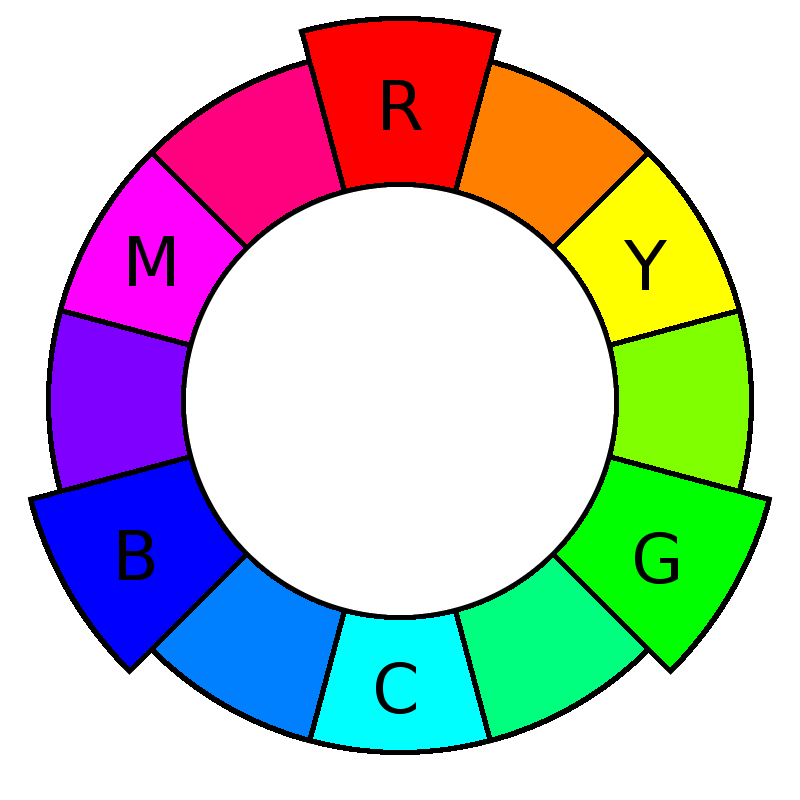
#> input picture Week6/rgb_color_wheel.png, 800 x 800 px, found by its file name
$ jupyter execute Sbj06_ColorTheory.ipynb
#> lines starting #> are read from the running program, lines starting #| are printed output that depends on the picture
### EE 421/521 Image Processing - Spring 2021-22

## Lecture 6 - Color Theory

#### 24 March 2022

In this lecture, you will learn the following:

1. How to display RGB colors in the CIE XYZ color space
2. How to convert from additive RGB color space to subtractive CMY color space
3. How to convert between RGB and HSV color spaces
4. How to convert between RGB and YCbCr (YUV) color spaces
5. Fourier analysis of YUV color bands

*Copyright (c) 2020-2022 by Arif Tanju Erdem*

[cell 1]
# import necessary packages

# reading/writing image files
from skimage import io
from skimage import color

# displaying images and plots
import matplotlib.pyplot as plt

# array operations
import numpy as np

# mathematical calculations
import math

# DFT calculations
from scipy import fftpack as ft

# histogram calculation
from skimage import exposure

# signal processing operations
from scipy import signal
from scipy.linalg import circulant

### **Part 1:** Displaying RGB colors in the CIE XYZ color space

[cell 2]
# 1. Construct and display the RGB triangle in the CIE XYZ Color Gamut

# set CIE XYZ image size
N = 256

# create an empty image to store the color gamut
img_cie_gamut = np.zeros((N,N,3))

# define transformation matrix
rgb2xyz = np.array([[0.449941,  0.316877,  0.181278],
                   [ 0.244768,  0.673364,  0.081868],
                   [ 0.025197,  0.141463,  0.906392]])

# go over all RGB colors (use steps of 4 to run faster)
step = 4
for R in range(0,256,step):
    for G in range(0,256,step):
        for B in range(0,256,step):

            if R == 0 and B == 0 and G == 0: continue

            RGB = np.array([R,G,B])
            XYZ = np.dot(rgb2xyz,RGB)

            X = XYZ[0]
            Y = XYZ[1]
            Z = XYZ[2]

            S = X+Y+Z
            x = X/S
            y = Y/S

            x_int = min(int(np.round(x*256,0)),255)
            y_int = min(int(np.round(y*256,0)),255)

            img_cie_gamut[y_int,x_int] = RGB

# end of loops

# set type as byte
img_cie_gamut = img_cie_gamut.astype('uint8')

# draw a diagonal line on the image
for n in range(N):
    img_cie_gamut[n,N-n-1] = 255

# flip the y axis
img_cie_gamut[:,:,:] = img_cie_gamut[-1::-1,:,:]

# display CIE-XYZ color gamut for RGB primaries
plt.imshow(img_cie_gamut)
plt.title('CIE-XYZ Color Gamut')
plt.xticks([]), plt.yticks([])
plt.xlabel('x'), plt.ylabel('y')
plt.show()

### **Part 2:** Additive RGB Space vs. Subtractive CMY Space

[cell 3]
# 2.1 RGB color space and the additive color system

# set image size
N =256

# create an empty image to store the colors
img_RGB_colors = np.zeros((N,N,3),dtype=int)

# fill the color image

# vertical axis
for n in range(N):

    # horizontal axis
    for m in range(N-n):

        # find coefficient BG
        # coeff_BG = 1 means pure Green (n=N, m=0)
        coeff_BG = (float(n)/float(N))

        # find coefficient BR
        # coeff_BR = 1 means pure Red (n=0, m=N)
        coeff_BR = (float(m)/float(N-n))

        # calculate additive color
        val_G = coeff_BG
        val_R = (1.0-coeff_BG)*coeff_BR
        val_B = (1.0-coeff_BG)*(1.0-coeff_BR)

        # find largest
        val_max = max(val_R, val_G, val_B)

        # scale so that largest is 1
        val_G /= val_max
        val_R /= val_max
        val_B /= val_max

        # scale to 255
        color_G = int(255*val_G)
        color_R = int(255*val_R)
        color_B = int(255*val_B)

        # set image value
        img_RGB_colors[n,m] = np.array([color_R,color_G,color_B])

# flip the y axis
img_RGB_colors[:,:,:] = img_RGB_colors[-1::-1,:,:]

# display color image
plt.imshow(img_RGB_colors)
plt.title('RGB Additive Color System')
plt.xticks([]), plt.yticks([])
plt.show()

[cell 4]
# 2.2 CMY color space and the subractive color system

# set image size
N =256

# create full white image to store the colors
img_CMY_colors = np.ones((N,N,3),dtype=int)
img_CMY_colors *= 255

# fill the color image
for n in range(N):
    for m in range(N-n):

        # find coefficient BG
        coeff_BG = (float(n)/float(N))
        # find coefficient BR
        coeff_BR = (float(m)/float(N-n))

        # calculate subtractive color
        val_G = coeff_BG
        val_R = (1.0-coeff_BG)*coeff_BR
        val_B = (1.0-coeff_BG)*(1.0-coeff_BR)

        # find largest
        val_max = max(val_R, val_G, val_B)

        # scale so that largest is 1
        val_G /= val_max
        val_R /= val_max
        val_B /= val_max

        # scale to 255
        color_G = int(255*val_G)
        color_R = int(255*val_R)
        color_B = int(255*val_B)

        # set image value by subtracting from white
        # note the subtraction sign below!!!
        img_CMY_colors[n,m] -= np.array([color_R,color_G,color_B])

# flip the y axis
img_CMY_colors[:,:,:] = img_CMY_colors[-1::-1,:,:]

# display color image
plt.imshow(img_CMY_colors)
plt.title('CMY Subtractive Color System')
plt.xticks([]), plt.yticks([])
plt.show()

[cell 5]
# my function to convert from RGB to CMY

def my_rgb2cmy(imgRGB):

    height, width, ndim = imgRGB.shape
    assert ndim == 3

    # define RGB to CMY conversion table
    rgb2cmy = np.array([[-1,  0,  0, 1],
                       [  0, -1,  0, 1],
                       [  0,  0, -1, 1]])

    # create an image with 4 colors
    imgRGB4 = np.zeros((height,width,4))

    # first 3 colors are the original image data
    imgRGB4[:,:,:3] = imgRGB
    # 4th color is 255 to implement subtraction from white!!!
    imgRGB4[:,:,3] = 255

    imgCMY = np.dot(imgRGB4, np.transpose(rgb2cmy))
    imgCMY = imgCMY.astype('uint8')

    return imgCMY

[cell 6]
# 2.3 Conversion from RGB to CMY

#set image folder
image_folder = r'C:\Users\Metin\Desktop\EE421\Week6'

# read input image
image_file = r'/rgb_color_wheel.png'
image_path = image_folder + image_file
imgRGB = io.imread(image_path)
#> imgRGB is the input picture: shape (800, 800, 3); mean R, G, B 193.6, 193.8, 193.5

# convert from RGB to CMY
imgCMY = my_rgb2cmy(imgRGB)

# back conversion function is the same as the conversion function!
imgRGB_fromCMY = my_rgb2cmy(imgCMY)

# display RGB and HSV images
plt.figure(figsize=(15,5))
plt.subplot(131), plt.imshow(imgRGB)
plt.title('Input RGB Image')
plt.xticks([]), plt.yticks([])
plt.subplot(132), plt.imshow(imgCMY)
plt.title('RGB Image Converted CMY')
plt.xticks([]), plt.yticks([])
plt.subplot(133), plt.imshow(imgRGB_fromCMY)
plt.title('CMY Image Converted Back to RGB')
plt.xticks([]), plt.yticks([])
plt.show()
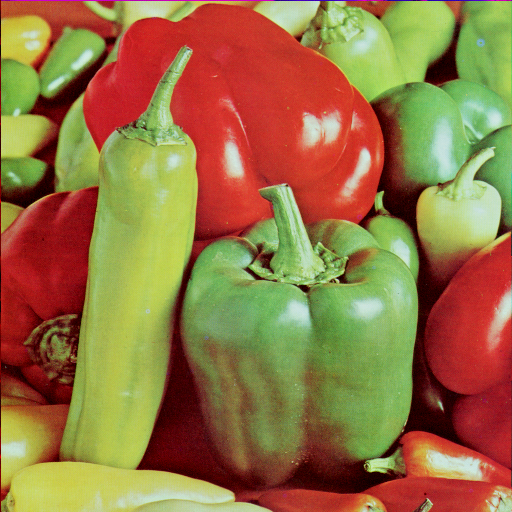
#> input picture Week6/peppers.png, 512 x 512 px, found by its file name
#> further down, imgRGB is the input picture: shape (512, 512, 3); mean R, G, B 149.8, 115.6, 66.5
plt.close()

### **Part 3:** Conversion between RGB and HSV Color Spaces

[cell 7]
# my function to convert from RGB to HSV

def my_RGB2HSV(imgRGB):

    N, M, D = imgRGB.shape

    assert N > 0
    assert M > 0
    assert D == 3

    imgHSV = np.zeros((N,M,3), dtype=float)
    imgHue = np.zeros((N,M), dtype=int)
    imgSat = np.zeros((N,M), dtype='uint8')
    imgVal = np.zeros((N,M), dtype='uint8')

    for n in range(N):
        for m in range(M):

            # get pixel color
            val = imgRGB[n,m]
            R = int(val[0])
            G = int(val[1])
            B = int(val[2])

            # obtain Value
            V = max(R,G,B)

            # find minimum value
            Min_val = min(R,G,B)

            # find difference
            Diff_val = V - Min_val

            # obtain Saturation
            if V == 0:
                S = 0.0
            else:
                S = float(V-Min_val)/float(V)

            # obtain Hue
            if Diff_val == 0:
                H = 0.0
            else:
                if V == R:
                    H = 60.0 + 60.0*float(G-B)/float(Diff_val)

                elif V == G:
                    H = 180.0 + 60.0*float(B-R)/float(Diff_val)

                else:
                    H = 300.0 + 60.0*float(R-G)/float(Diff_val)

            # set HSV image value
            imgHSV[n,m] = np.array([H,S,float(V)])

            # hue image (between 0 and 360)
            imgHue[n,m] = int(round(H,0))

            # saturation image (scale to 100)
            imgSat[n,m] = int(round(S*100,0))

            # value image (between 0 and 255)
            imgVal[n,m] = V
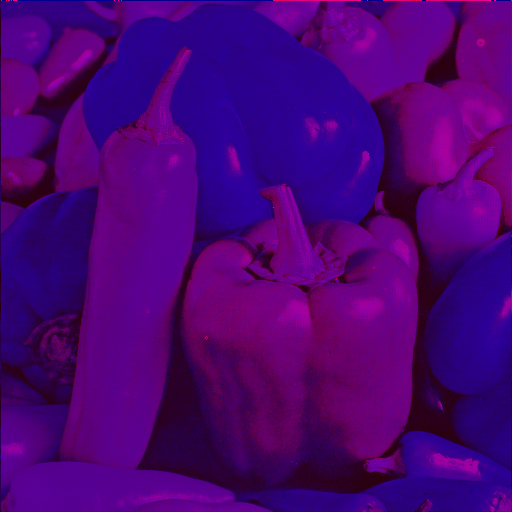
#> imgHSV: shape (512, 512, 3) float64; mean R, G, B 107.5, 0.6, 165.9; drawn with min black and max white
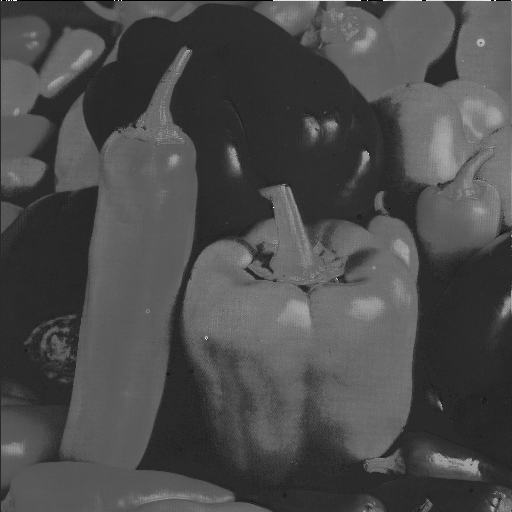
#> imgHue: shape (512, 512) int64; min 0, max 360, mean 107.5; drawn with min black and max white
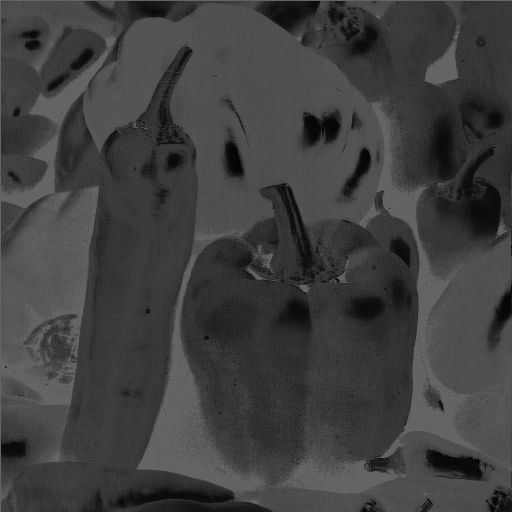
#> imgSat: shape (512, 512); min 0, max 100, mean 63.7
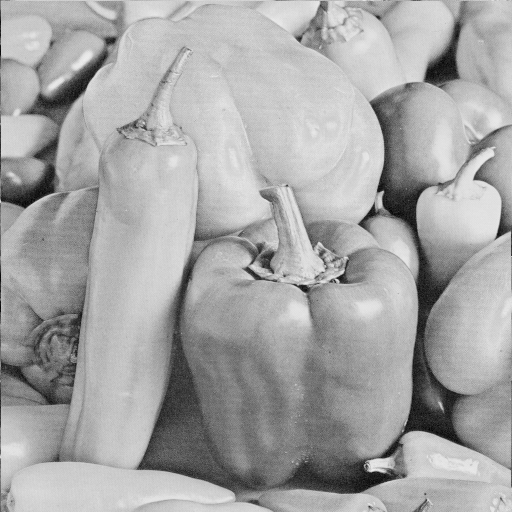
#> imgVal: shape (512, 512); min 0, max 237, mean 165.9

    return imgHSV, imgHue, imgSat, imgVal

# end of my function

[cell 8]
# 3.1 Read an image and convert to HSV

# set image folder
image_folder = r'/Users/tanjuerdem/EE421521_2022/images'

# read input image
#image_file = r'/baboon.png'
image_file = r'/peppers.png'
image_path = image_folder + image_file
imgRGB = io.imread(image_path)

# convert to HSV
imgHSV, imgHue, imgSat, imgVal = my_RGB2HSV(imgRGB)

# calculate the histogram of HSV bands
hist_H, bins = exposure.histogram(imgHue, source_range='image')
#> hist_H = 361 values, max 19935 at index 60, min 0 at index 13, mean 726.2; bins = 361 values from 0 to 360
hist_S, bins = exposure.histogram(imgSat, source_range='dtype')
#> hist_S = 256 values, max 17788 at index 100, min 0 at index 101, mean 1024; bins = 256 values from 0 to 255
hist_V, bins = exposure.histogram(imgVal, source_range='dtype')
#> hist_V = 256 values, max 4322 at index 207, min 0 at index 2, mean 1024

# original image and histrogram plot of Hue
plt.imshow(imgRGB)
plt.title('Original RGB Image')
plt.show()

# display HSV histogram data
plt.figure(figsize=(15,5))
plt.subplot(131), plt.plot(hist_H, color = 'b')
plt.xlim([0,360])
plt.title('Histogram of Hue')
plt.subplot(132), plt.plot(hist_S, color = 'b')
plt.xlim([0,100])
plt.title('Histogram of Saturation')
plt.subplot(133), plt.plot(hist_V, color = 'b')
plt.xlim([0,256])
plt.title('Histogram of Value')
plt.show()
plt.close()

# display HSV image
# auto-stretch to 0-255 range for display
plt.figure(figsize=(15,5))
plt.subplot(131), plt.imshow(imgHSV[:,:,0], cmap='gray')
plt.title('Hue')
plt.subplot(132), plt.imshow(imgHSV[:,:,1], cmap='gray')
plt.title('Saturation')
plt.subplot(133), plt.imshow(imgHSV[:,:,2], cmap='gray')
plt.title('Value')
plt.show()
plt.close()

[cell 9]
# my function to convert from HSV to RGB

def my_HSV2RGB(imgHSV):

    N, M, D = imgHSV.shape

    assert N > 0
    assert M > 0
    assert D == 3

    imgRGB = np.zeros((N,M,3), dtype='uint8')

    for n in range(N):
        for m in range(M):

            # get pixel HSV value
            val = imgHSV[n,m]
            H = val[0]
            S = val[1]
            V = val[2]

            if V != 0.0:
                Min_val = V - S*V
            else:
                Min_val = 0.0

            if H >= 0.0 and H < 120.0:
                R = V
                if H < 60.0:
                    G = Min_val
                    B = G - (H-60.0)*(V-Min_val)/60.0
                else:
                    B = Min_val
                    G = B + (H-60.0)*(V-Min_val)/60.0

            elif H >= 120.0 and H < 240.0:
                G = V
                if H < 180.0:
                    B = Min_val
                    R = B - (H-180.0)*(V-Min_val)/60.0
                else:
                    R = Min_val
                    B = R + (H-180.0)*(V-Min_val)/60.0

            else:
                B = V
                if H < 300.0:
                    R = Min_val
                    G = R - (H-300.0)*(V-Min_val)/60.0
                else:
                    G = Min_val
                    R = G + (H-300.0)*(V-Min_val)/60.0

            # integer values
            R_int = min(max(int(round(R,0)),0),255)
            G_int = min(max(int(round(G,0)),0),255)
            B_int = min(max(int(round(B,0)),0),255)

            # set RGB image value
            imgRGB[n,m] = np.array([R_int,G_int,B_int])

    return imgRGB

# end of my function

[cell 10]
# 3.2 Convert HSV space back to RGB space

imgRGB_back = my_HSV2RGB(imgHSV)

# display orginal and HSV-then-RGB-back converted image
plt.figure(figsize=(10,5))
plt.subplot(121), plt.imshow(imgRGB)
plt.title('Original Image')
plt.subplot(122), plt.imshow(imgRGB_back)
plt.title('HSV-then-RGB Converted Image')
plt.show()
plt.close()

[cell 11]
# 3.3 The Effect of Setting Saturation to 1

imgHSV_S1 = imgHSV.copy()
imgHSV_S1[:,:,1] = 1.0

imgRGB_S1 = my_HSV2RGB(imgHSV_S1)

# display orginal and HSV converted image
plt.figure(figsize=(10,5))
plt.subplot(121), plt.imshow(imgRGB)
plt.title('Original Image')
plt.subplot(122), plt.imshow(imgRGB_S1)
plt.title('HSV Saturation Set to 1')
plt.show()
plt.close()

[cell 12]
# 3.4 The Effect of Setting Value to 255

imgHSV_V255 = imgHSV.copy()
imgHSV_V255[:,:,2] = 255.0

imgRGB_V255 = my_HSV2RGB(imgHSV_V255)
#> after the loop in my_HSV2RGB (call 3), `for n in range(N):`:
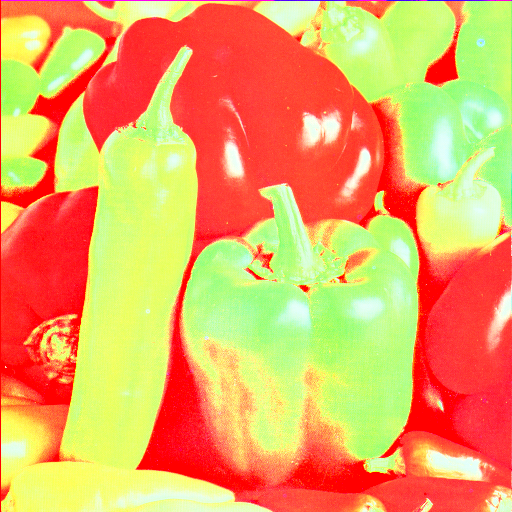
#> imgRGB: shape (512, 512, 3); mean R, G, B 232.1, 166.6, 94.9

# display orginal and HSV converted image
plt.figure(figsize=(10,5))
plt.subplot(121), plt.imshow(imgRGB)
plt.title('Original Image')
plt.subplot(122), plt.imshow(imgRGB_V255)
plt.title('HSV Value Set to 255')
plt.show()
plt.close()

[cell 13]
# 3.5 The Effect of Setting Value to 255 & Saturation to 1

# Just the Hue!!!

imgHSV_S1_V255 = imgHSV.copy()
imgHSV_S1_V255[:,:,1] = 1.0
imgHSV_S1_V255[:,:,2] = 255.0

imgRGB_S1_V255 = my_HSV2RGB(imgHSV_S1_V255)
#> after the loop in my_HSV2RGB (call 4), `for n in range(N):`:
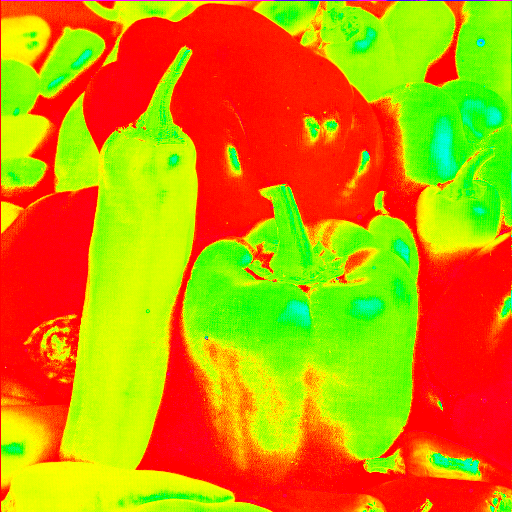
#> imgRGB: shape (512, 512, 3); mean R, G, B 201.9, 147.3, 4.7

# compare all results
plt.figure(figsize=(10,10))
plt.subplot(221), plt.imshow(imgRGB)
plt.title('Original Image')
plt.subplot(222), plt.imshow(imgRGB_S1)
plt.title('HSV Saturation Set to 1')
plt.subplot(223), plt.imshow(imgRGB_V255)
plt.title('HSV Value Set to 255')
plt.subplot(224), plt.imshow(imgRGB_S1_V255)
plt.title('HSV Saturation Set to 1 & Value Set to 255')
plt.show()
plt.close()

### **Part 4:** Conversion between RGB and YUV Color Spaces

[cell 14]
# my function to convert from RGB to YUV

def my_RGB2YUV(imgRGB):

    N, M, D = imgRGB.shape

    assert N > 0
    assert M > 0
    assert D == 3

    # RGB to YUV conversion matrix
    rgb2yuv = np.array([[0.299,    0.587,    0.114   ],
                       [-0.168736, -0.331264,  0.5   ],
                       [ 0.5,   -0.418688, -0.081312]])

    # convert from RGB to YUV
    imgYUV = np.dot(imgRGB, np.transpose(rgb2yuv))

    # add 128 to U and V bands
    imgYUV[:,:,1] += 128.0
    imgYUV[:,:,2] += 128.0
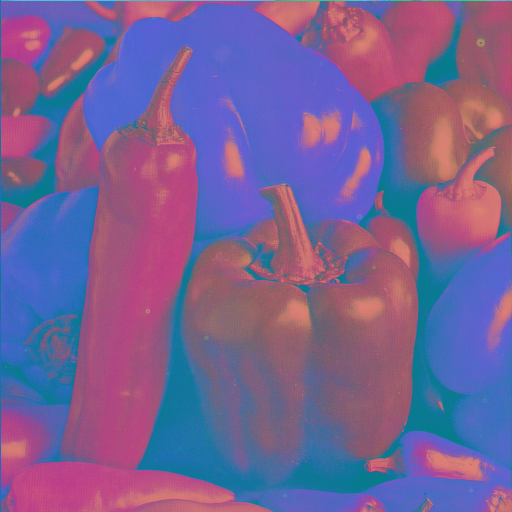
#> imgYUV: shape (512, 512, 3) float64; mean R, G, B 120.2, 97.7, 149.1

    return imgYUV

# end of my function

[cell 15]
# 4.1 Conversion from RGB to YUV

# set image folder
image_folder_new = r'/Users/tanjuerdem/EE421521_2022/images'

# read input image
image_file_new = r'/peppers.png' #lena, fruits
image_path_new = image_folder_new + image_file_new
imgRGB_new = io.imread(image_path_new)

imgYUV = my_RGB2YUV(imgRGB_new)

# display original & YUV image
# auto-stretch to 0-255 range for display
plt.figure(figsize=(10,10))
plt.subplot(221), plt.imshow(imgRGB_new)
plt.title('Input RGB Image')
plt.subplot(222), plt.imshow(imgYUV[:,:,0], cmap='gray', vmin=0, vmax=255)
plt.title('Luminance (Y)')
plt.subplot(223), plt.imshow(imgYUV[:,:,1], cmap='gray', vmin=0, vmax=255)
plt.title('Chrominance-B (U)')
plt.subplot(224), plt.imshow(imgYUV[:,:,2], cmap='gray', vmin=0, vmax=255)
plt.title('Chrominance-R (V)')
plt.show()
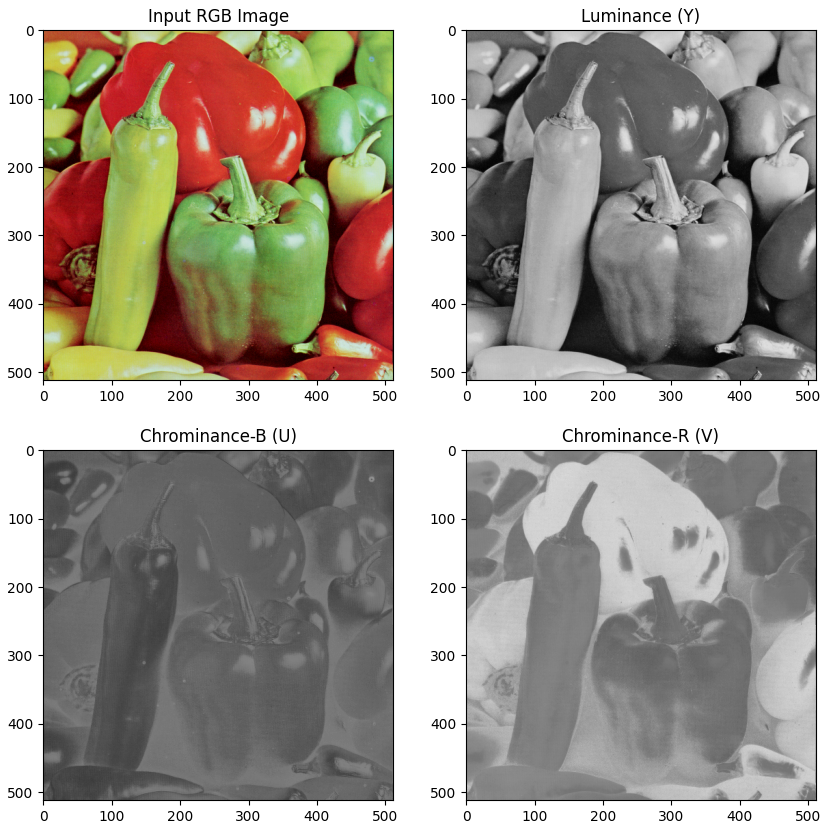
#> figure drawn by matplotlib, 4 panels
plt.close()

[cell 16]
# my function to convert from YUV to RGB

def my_YUV2RGB(imgYUV):

    N, M, D = imgYUV.shape

    assert N > 0
    assert M > 0
    assert D == 3

    # YUV to RGB conversion matrix
    yuv2rgb = np.array([[1.0,  0.0,       1.402   ],
                       [ 1.0, -0.344136, -0.714136],
                       [ 1.0,  1.772,     0.0    ]])

    # subtract 128 from U and V bands
    imgYUV_new = imgYUV.copy()
    imgYUV_new[:,:,1] -= 128.0
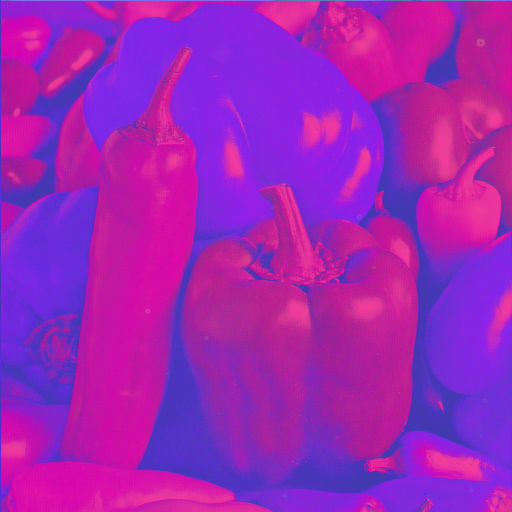
#> imgYUV_new: shape (512, 512, 3) float64; mean R, G, B 120.2, -30.3, 149.1; drawn with min black and max white
    imgYUV_new[:,:,2] -= 128.0

    # convert from YUV to RGB
    imgRGB = np.dot(imgYUV_new, np.transpose(yuv2rgb))
#> (the rest of the program and of its run is left out)
